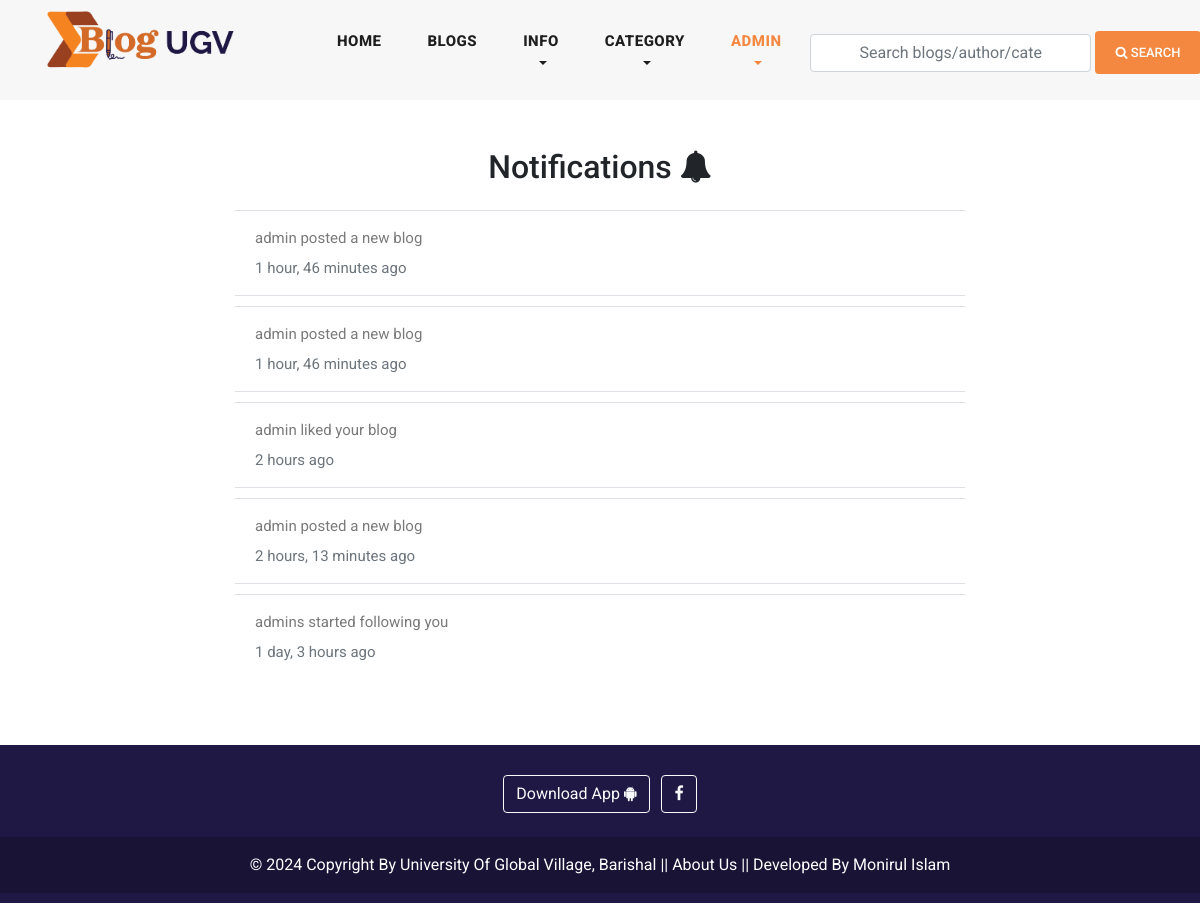
The page /user_notifications/ (signed in) on the database as committed earlier.
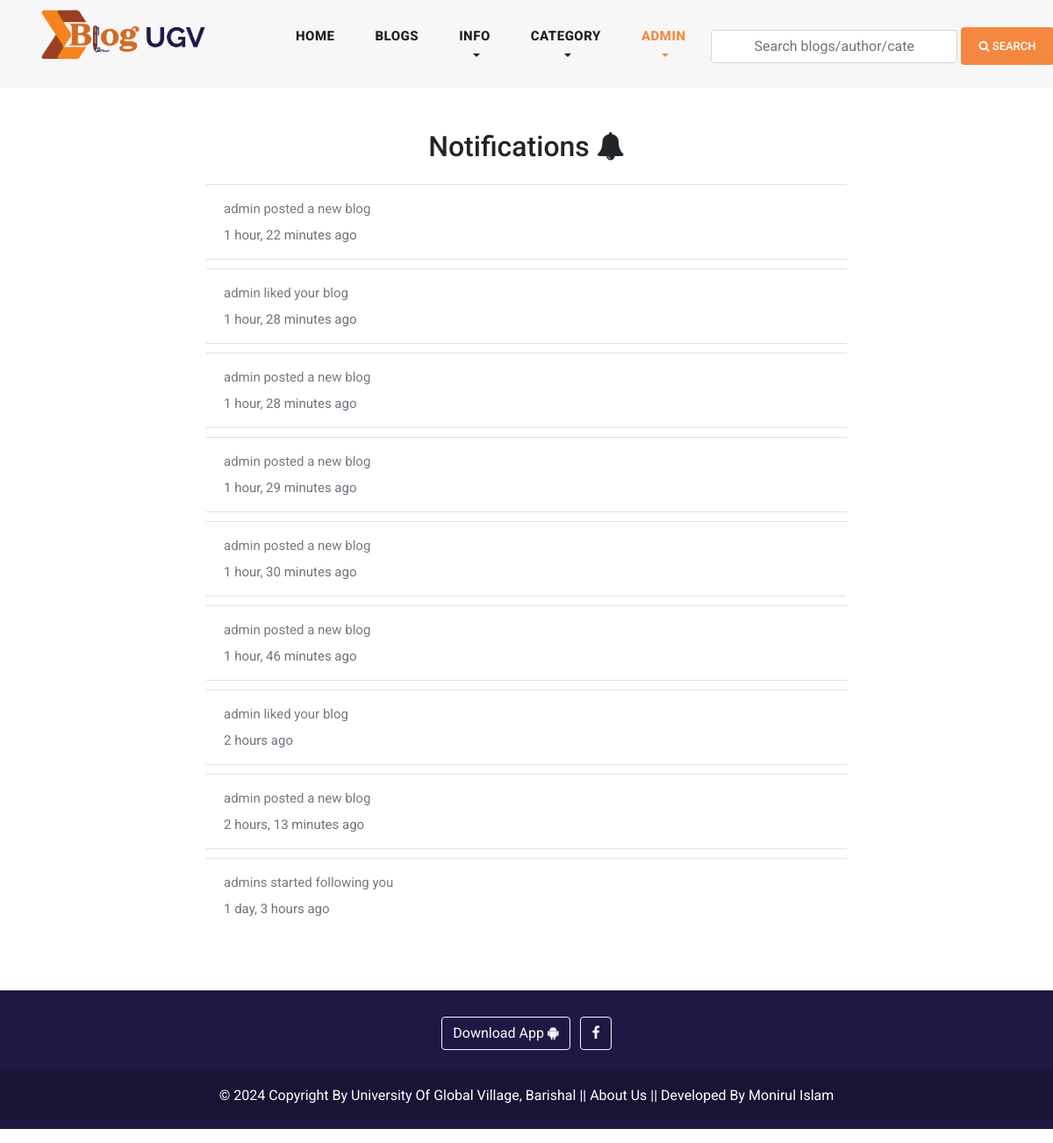
The same page on the database as committed later.
### blog/models.py (models this page shows, shortened)
class Site(models.Model):
    header_logo = models.ImageField(upload_to="site_info")
    footer_logo = models.ImageField(upload_to="site_info")
    site_name = models.CharField(max_length=25)

### user_profile/models.py (models this page shows, shortened)
class User(AbstractUser):
    email = models.EmailField(
        max_length = 150,
        unique = True,
        error_messages={
            'unique':"The email must be unique for create ",
        }
    )
    profile_image = models.ImageField(
        null = True,
        blank = True,
        upload_to=UploadToPath('users_images')
    )
    followers = models.ManyToManyField("Follow")
    REQUIRED_FIELDS = ["email"]
    objects = CustomUserManager()

### notification/models.py (models this page shows, shortened)
class Notification(models.Model):
    NOTIFICATION_TYPES = {
        "Blog", "Like", "Follow"
    }
    content_type = models.ForeignKey (
        ContentType,
        on_delete=models.CASCADE
    )
    object_id = models.BigIntegerField()
    content_object =GenericForeignKey('content_type', 'object_id')
    user = models.ForeignKey(
        User,
        related_name ='user_notifications',
        on_delete = models.CASCADE
    )
    text = models.CharField(max_length=150)
    is_seen = models.BooleanField(default=False)
    notification_types = models.CharField(
        max_length = 20,
        choices = list(zip(NOTIFICATION_TYPES, NOTIFICATION_TYPES))
    )
    created_date = models.DateTimeField(auto_now_add=True)

### user_profile/views.py (the view)
# urls.py: path('user_notifications/',user_notifications, name='user_notifications'),
@login_required(login_url ='login')
def user_notifications(request):
    notifications = Notification.objects.filter(
        user = request.user,
        is_seen = False
    )
    for notification in notifications:
        notification.is_seen = True
        notification.save()
    return render(request,'notifactions.html')

### blog/context_processors.py (called while the page is built)
def get_all_categories(request):
    categories = Category.objects.all()[:20]
    category_counts = []
    for category in categories:
        blog_count = Blog.objects.filter(category=category).count()
        if blog_count > 0:  # Only include non-empty categories
            category_counts.append({'category': category, 'blog_count': blog_count})
    context = {
        "categories":categories,
        "category_counts": category_counts,
    }
    return context

def site_info(request):
    site = Site.objects.all()
    context = {
        "site":site,
    }
    return context

def ugv_ads(request):
    latest_ad = Ugv_Ad.objects.all()
    context =  {
        'latest_ad': latest_ad,
    }
    return context

### user_profile/context_processors.py (called while the page is built)
def user_notifications(request):
    context = {}
    if request.user.is_authenticated:
        notifications = Notification.objects.filter(
            user = request.user
        ).order_by('-created_date')
        unseen = notifications.exclude(is_seen = True)
        context['notifications'] = notifications
        context['unseen'] = unseen.count()
    return context

### blog/templates/notifactions.html (shortened to what this page needs)
{% extends 'base.html' %}
{% load static %}
{% block content %}
<section class="notifications">
    <div class="container">
        <div class="row justify-content-center mt-5">
            <div class="col-md-8">
                <h2 class="text-center mb-4">Notifications <i class="fa fa-bell"></i></h2>
                {% if notifications %}
                    <ul class="list-group list-group-flush">
                        {% for notification in notifications|slice:"50" %}
                            {% if notification.content_object %}
                                <li class="list-group-item notification-item">
                                    {% if notification.notification_types == 'Blog' or notification.notification_types == 'Like' %}
                                        <a class="text-decoration-none notification-link" href="{% if notification.content_object.slug %}{% url 'blog_details' notification.content_object.slug %}{% endif %}">
                                            <p>{{notification.text}}</p>
                                            <p class="text-muted">{{notification.created_date|timesince}} ago</p>
                                        </a>
                                    {% else %}
                                        <a class="text-decoration-none notification-link" href="{% url 'view_user_information' notification.content_object.followed_by.username %}">
                                            <p>{{notification.text}}</p>
                                            <p class="text-muted">{{notification.created_date|timesince}} ago</p>
                                        </a>
                                    {% endif %}
                                </li>
                            {% endif %}
                        {% endfor %}
                    </ul>
                {% else %}
                    <p class="text-center">No notifications yet.</p>
                {% endif %}
            </div>
        </div>
    </div>
</section>
{% endblock content %}

### blog/templates/base.html (shortened to what this page needs)
{% load static %}
<!DOCTYPE html>
<html lang="en">
<head>
    <link href="{% static 'vendor/bootstrap/css/bootstrap.min.css' %}" rel="stylesheet">
    <link rel="stylesheet" href="{% static 'assets/css/fontawesome.css' %}">
    <link rel="stylesheet" href="{% static 'assets/css/templatemo-stand-blog.css' %}">
    <link rel="stylesheet" href="{% static 'assets/css/owl.css' %}">
    <link rel="stylesheet" href="{% static 'assets/css/main.css' %}">
</head>
<body>
{% include 'header.html' %}
{% block content %}
{% endblock content %}
{% include 'footer.html' %}
</body>
</html>

### blog/templates/header.html (shortened to what this page needs)
{% load static %}
<header class="">
    <nav class="navbar navbar-expand-lg">
        <div class="container">
            {% for site_instance in site %}
            <a class="navbar-brand" href="{% url 'home'  %}"><img style="width: 250px; height: 75px;" src="{{site_instance.header_logo.url}}" alt=""></a>
            {% endfor %}
        <div class="collapse navbar-collapse" id="navbarResponsive">
            <ul class="navbar-nav ml-auto">
            <li class="nav-item {% if request.path == '/' %}active{% endif %}">
                <a class="nav-link" href="{% url 'home' %}">Home
                </a>
            </li>
            <li class="nav-item {% if request.path == '/blogs/' %}active{% endif %}">
                <a class="nav-link" href="{% url 'blogs' %}">Blogs</a>
            </li>
            <li class="nav-item dropdown {% if '/about/' in request.path %}active {% elif '/contact/' in request.path %}active{% endif %} ">
                <a class="nav-link dropdown-toggle" href="#" id="navbarDropdown" role="button" data-toggle="dropdown" aria-haspopup="true" aria-expanded="false">
                  Info
                </a>
            </li>
            <li class="nav-item dropdown {% if '/category_blogs/' in request.path %} active {% endif %}">
                <a class="nav-link dropdown-toggle" href="#" id="navbarDropdown" role="button" data-toggle="dropdown" aria-haspopup="true" aria-expanded="false">
                  Category
                </a>
            </li>
            <li>
                {% if request.user.is_authenticated %}
                <li class="nav-item dropdown {% if '/profile/' in request.path %}active {% elif '/user_notifications/' in request.path %}active {% elif '/wishlist/' in request.path %}active {% endif %} ">
                    <a class="nav-link dropdown-toggle" href="#" id="navbarDropdown" role="button" data-toggle="dropdown" aria-haspopup="true" aria-expanded="false">
                      {% if request.user.username %}
                      {{request.user.username}}
                      {% endif %}
                    </a>
                </li>
                {% else %}
                <li class="nav-item
                {% if request.path == '/login/' %}active{% endif %}">
                    <a class="nav-link" href="{% url 'login' %}">LOGIN</a>
                </li>
                {% endif %}
            </li>
            </ul>
            <form class="form-inline d-flex flex-nowrap my-2 ml-auto search_form" action="{% url 'search_blogs' %}" method="GET" >
                <input class="form-control px-5" name="search" type="text" placeholder="Search blogs/author/category/tags "  required>
                <button class="btn btn-primary ml-1"><i class="fa fa-search"></i> Search</button>
            </form>
        </div>
        </div>
    </nav>
</header>

### blog/templates/footer.html (shortened to what this page needs)
{% load static %}
{% for site in site %}
<div  class="container-fluid my-3 custom-container">
<footer class=" text-center text-white" style="background-color: #1F1844;">
  <div class="container-fluid p-3 pb-0">
    <section class="mb-1">
      <a class="btn btn-outline-light btn-floating m-1" href="#" role="button"
        >Download App  <i class="fa fa-android"></i
      ></a>
      <a class="btn btn-outline-light btn-floating m-1" href="https://www.facebook.com/ugvbarisal/" role="button"
        ><i class="fa fa-facebook-f"></i
      ></a>
    </section>
  </div>
  <div class="text-center p-3" style="background-color: rgba(0, 0, 0, 0.2);">
    <a  class="text-white" target="_blank" href="https://ugv.edu.bd/">© 2024 Copyright By University Of Global Village, Barishal</a> ||
    <a class="text-white"  href="{% url 'about' %}">About Us</a> ||
    <a class="text-white" target="_blank" href="https://www.facebook.com/moniruldevelopers"> Developed By Monirul Islam</a>
  </div>
</footer>
</div>
{% endfor %}

### blog/static/assets/css/templatemo-stand-blog.css (style rules this page uses)
body { font-family: 'Roboto', sans-serif; overflow-x: hidden; text-rendering: optimizeLegibility; -webkit-font-smoothing: antialiased; -moz-osx-font-smoothing: grayscale; }
p { margin-bottom: 0px; font-size: 15px; font-weight: 400; color: #7a7a7a; line-height: 30px; }
a { text-decoration: none!important; }
ul { padding: 0; margin: 0; list-style: none; }
h1,h2,h3,h4,h5,h6 { margin: 0px; }
header { z-index: 99999; width: 100%; height: 100px; background-color: #f7f7f7; -webkit-transition: all 0.3s ease-in-out 0s; -moz-transition: all 0.3s ease-in-out 0s; -o-transition: all 0.3s ease-in-out 0s; transition: all 0.3s ease-in-out 0s; }
header .navbar { padding: 16px 0px; }
.navbar .navbar-brand { float: left; margin-top: -12px; outline: none; }
#navbarResponsive { z-index: 999; }
.navbar-collapse { text-align: center; }
.navbar .navbar-nav .nav-item { margin: 0px 15px; }
.navbar .navbar-nav a.nav-link { text-transform: capitalize; font-size: 15px; font-weight: 800; text-transform: uppercase; letter-spacing: 0.5px; color: #1e1e1e; transition: all 0.3s; }
.navbar .navbar-nav .nav-link:hover, .navbar .navbar-nav .active>.nav-link, .navbar .navbar-nav .nav-link.active, .navbar .navbar-nav .nav-link.show, .navbar .navbar-nav .show>.nav-link { color: #f48840; }
footer { margin-top: 66px; text-align: center; background-color: #20232e; padding: 10px 0px; }

### blog/static/assets/css/main.css (style rules this page uses)
.btn-primary { display: inline-block; background-color: #f48840; color: #fff; font-size: 13px; font-weight: 500; padding: 12px 20px; text-transform: uppercase; transition: all .3s; border: none; outline: none; }
input, textarea { text-transform: none !important; }
.ml-auto, .mx-auto { margin-left: 3px!important; margin-right: 3px!important; }
.container-fluid { width: 100% !important; margin-right: auto !important; margin-left: auto !important; }
.notification-item { border: 1px solid #dee2e6; border-radius: 8px; margin-bottom: 10px; transition: background-color 0.3s; }
.notification-link { color: #007bff; text-decoration: none; }

### blog/templates/footer.html (style rules this page uses)
.custom-container { padding-left: 0; padding-right: 0; }

Rows that differ between the two databases and show on the page:
no longer on this page (row unchanged): Notification: text "admin posted a new blog", created_date "1 hour, 46 minutes"
added Notification: text "admin posted a new blog", created_date "1 hour, 22 minutes"
added Notification: text "admin liked your blog", created_date "1 hour, 28 minutes"
added Notification: text "admin posted a new blog", created_date "1 hour, 28 minutes"
added Notification: text "admin posted a new blog", created_date "1 hour, 29 minutes"
added Notification: text "admin posted a new blog", created_date "1 hour, 30 minutes"
